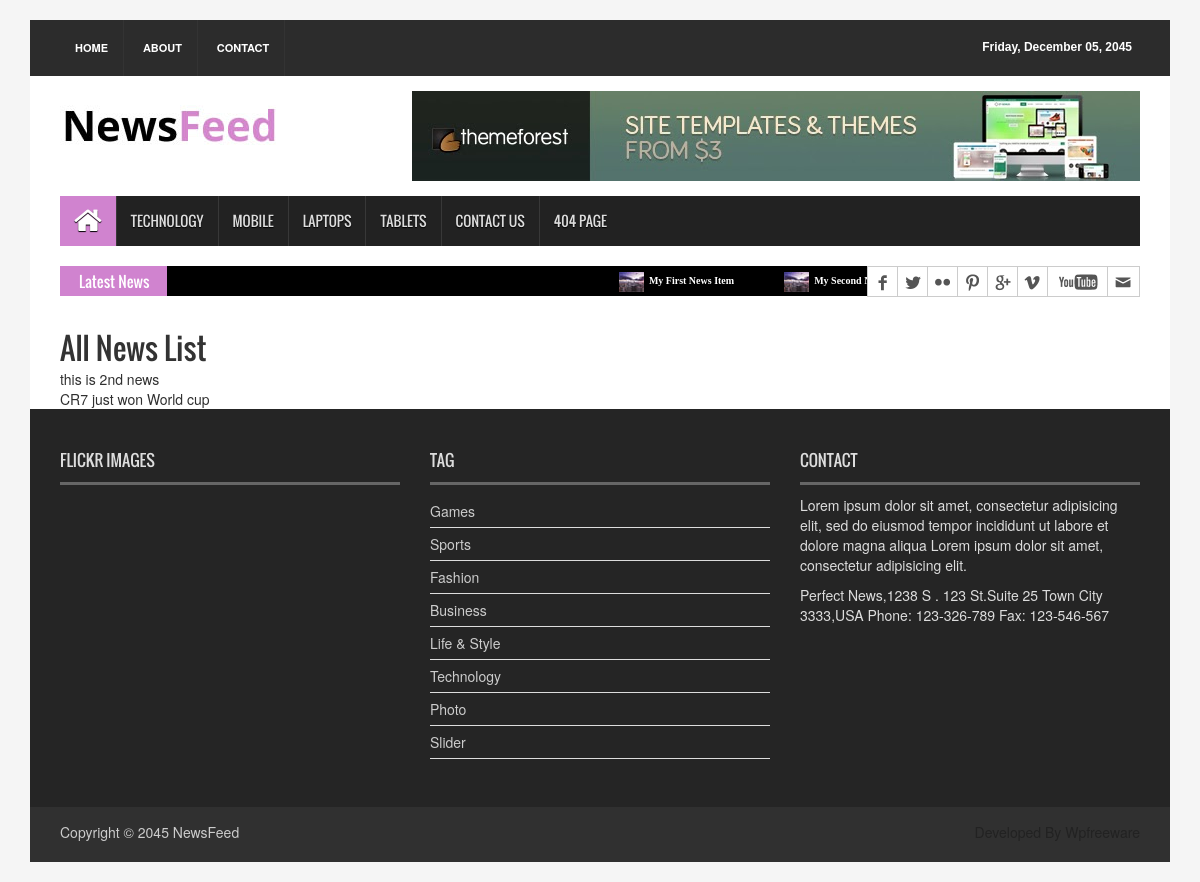
Before: /news/all/ with the older database file.
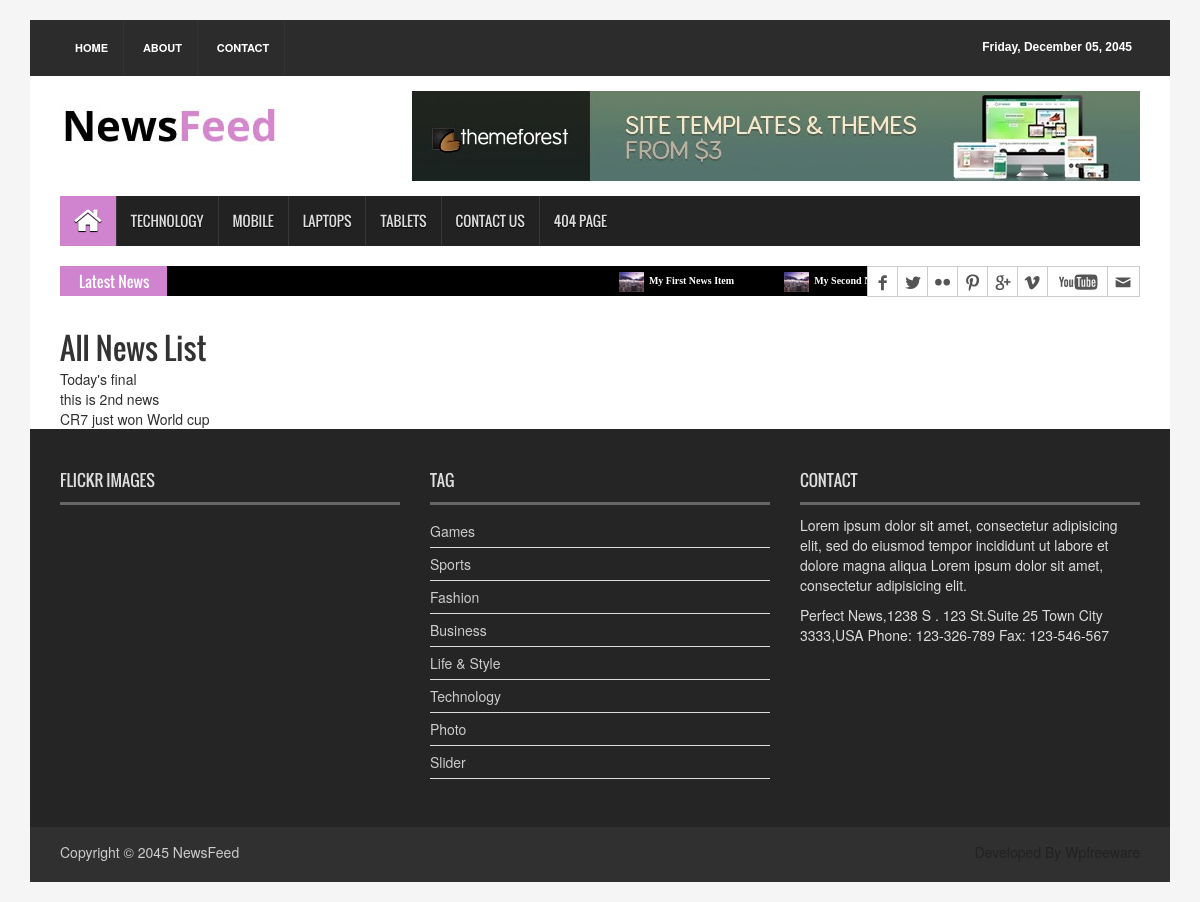
After: the same page with the newer database file.
### news_app/models.py (models this page shows, shortened)
class News(models.Model):
    class Status(models.TextChoices):
        Draft = "DF", "Draft"
        Published = "PB", "Published"
    title = models.CharField(max_length=250)
    slug = models.SlugField(max_length=250)
    body = models.TextField()
    image = models.ImageField(upload_to='news/images')
    category = models.ForeignKey(Category, on_delete=models.CASCADE)
    published_time = models.DateTimeField(default=timezone.now )
    created_time = models.DateTimeField(auto_now_add=True)
    updated_time = models.DateTimeField(auto_now=True)
    status = models.CharField(
        max_length=2,
        choices=Status.choices,
        default=Status.Draft
        )
    objects = models.Manager()
    published = PublishedManager()
    class Meta:
        ordering = ['-published_time']

### news_app/views.py (the view)
# urls.py: path("news/all/", NewsListView.as_view(), name='all_news_list'),
class NewsListView(ListView):
    model = News
    template_name = 'news/news_list.html'

### templates/news/news_list.html (shortened to what this page needs)
{% extends "news/base.html" %}
{% block content %}
<section id="contentSection">
  <div class="row">
    <div class="col-lg-8 col-md-8 col-sm-8">
      <div class="left_content">
        <h2>All News List</h2>
        <ul>
          {% for item in object_list %}
          <li><a href="{% url 'news_list_detail' item.pk %}">{{ item.title }}</a></li>
          {% empty %}
          <li>No news yet.</li>
          {% endfor %}
        </ul>
      </div>
    </div>
  </div>
</section>
{% endblock content %}

### templates/news/base.html (shortened to what this page needs)
{% load static %}
<!DOCTYPE html>
<html>
  <head>
    <link
      rel="stylesheet"
      type="text/css"
      href="{% static 'css/bootstrap.min.css' %}"
    />
    <link
      rel="stylesheet"
      type="text/css"
      href="{% static 'css/font-awesome.min.css' %}"
    />
    <link
      rel="stylesheet"
      type="text/css"
      href="{% static 'css/animate.css' %}"
    />
    <link rel="stylesheet" type="text/css" href="{% static 'css/font.css' %}" />
    <link
      rel="stylesheet"
      type="text/css"
      href="{% static 'css/li-scroller.css' %}"
    />
    <link
      rel="stylesheet"
      type="text/css"
      href="{% static 'css/slick.css' %}"
    />
    <link
      rel="stylesheet"
      type="text/css"
      href="{% static 'css/jquery.fancybox.css' %}"
    />
    <link
      rel="stylesheet"
      type="text/css"
      href="{% static 'css/theme.css' %}"
    />
    <link
      rel="stylesheet"
      type="text/css"
      href="{% static 'css/style.css' %}"
    />
  </head>
  <body>
    <div class="container">
      <header id="header">
        <div class="row">
          <div class="col-lg-12 col-md-12 col-sm-12">
            <div class="header_top">
              <div class="header_top_left">
                <ul class="top_nav">
                  <li><a href="{% url 'homepage' %}">Home</a></li>
                  <li><a href="#">About</a></li>
                  <li><a href="{% url 'contact' %}">Contact</a></li>
                </ul>
              </div>
              <div class="header_top_right">
                <p>Friday, December 05, 2045</p>
              </div>
            </div>
          </div>
          <div class="col-lg-12 col-md-12 col-sm-12">
            <div class="header_bottom">
              <div class="logo_area">
                <a href="{% url 'homepage' %}" class="logo"
                  ><img src="{% static 'images/logo.jpg' %}" alt=""
                /></a>
              </div>
              <div class="add_banner">
                <a href="#"
                  ><img
                    src="{% static 'images/addbanner_728x90_V1.jpg' %}"
                    alt=""
                /></a>
              </div>
            </div>
          </div>
        </div>
      </header>
      <section id="navArea">
        <nav class="navbar navbar-inverse" role="navigation">
          <div id="navbar" class="navbar-collapse collapse">
            <ul class="nav navbar-nav main_nav">
              <li class="active">
                <a href="{% url 'homepage' %}"
                  ><span class="fa fa-home desktop-home"></span
                  ><span class="mobile-show">Home</span></a
                >
              </li>
              <li><a href="#">Technology</a></li>
              <li class="dropdown">
                <a
                  href="#"
                  class="dropdown-toggle"
                  data-toggle="dropdown"
                  role="button"
                  aria-expanded="false"
                  >Mobile</a
                >
              </li>
              <li><a href="#">Laptops</a></li>
              <li><a href="#">Tablets</a></li>
              <li><a href="{% url 'contact' %}">Contact Us</a></li>
              <li><a href="{% url 'page_404' %}">404 Page</a></li>
            </ul>
          </div>
        </nav>
      </section>
      <section id="newsSection">
        <div class="row">
          <div class="col-lg-12 col-md-12">
            <div class="latest_newsarea">
              <span>Latest News</span>
              <ul id="ticker01" class="news_sticker">
                <li>
                  <a href="#"
                    ><img
                      src="{% static 'images/news_thumbnail3.jpg' %}"
                      alt=""
                    />My First News Item</a
                  >
                </li>
                <li>
                  <a href="#"
                    ><img
                      src="{% static 'images/news_thumbnail3.jpg' %}"
                      alt=""
                    />My Second News Item</a
                  >
                </li>
                <li>
                  <a href="#"
                    ><img
                    />My Third News Item</a
                  >
                </li>
                <li>
                  <a href="#"
                    ><img
                    />My Four News Item</a
                  >
                </li>
              </ul>
              <div class="social_area">
                <ul class="social_nav">
                  <li class="facebook"><a href="#"></a></li>
                  <li class="twitter"><a href="#"></a></li>
                  <li class="flickr"><a href="#"></a></li>
                  <li class="pinterest"><a href="#"></a></li>
                  <li class="googleplus"><a href="#"></a></li>
                  <li class="vimeo"><a href="#"></a></li>
                  <li class="youtube"><a href="#"></a></li>
                  <li class="mail"><a href="#"></a></li>
                </ul>
              </div>
            </div>
          </div>
        </div>
      </section>
      {% block content %} {% endblock content %}
      <footer id="footer">
        <div class="footer_top">
          <div class="row">
            <div class="col-lg-4 col-md-4 col-sm-4">
              <div class="footer_widget wow fadeInLeftBig">
                <h2>Flickr Images</h2>
              </div>
            </div>
            <div class="col-lg-4 col-md-4 col-sm-4">
              <div class="footer_widget wow fadeInDown">
                <h2>Tag</h2>
                <ul class="tag_nav">
                  <li><a href="#">Games</a></li>
                  <li><a href="#">Sports</a></li>
                  <li><a href="#">Fashion</a></li>
                  <li><a href="#">Business</a></li>
                  <li><a href="#">Life &amp; Style</a></li>
                  <li><a href="#">Technology</a></li>
                  <li><a href="#">Photo</a></li>
                  <li><a href="#">Slider</a></li>
                </ul>
              </div>
            </div>
            <div class="col-lg-4 col-md-4 col-sm-4">
              <div class="footer_widget wow fadeInRightBig">
                <h2>Contact</h2>
                <p>
                  Lorem ipsum dolor sit amet, consectetur adipisicing elit, sed
                  do eiusmod tempor incididunt ut labore et dolore magna aliqua
                  Lorem ipsum dolor sit amet, consectetur adipisicing elit.
                </p>
                <address>
                  Perfect News,1238 S . 123 St.Suite 25 Town City 3333,USA
                  Phone: 123-326-789 Fax: 123-546-567
                </address>
              </div>
            </div>
          </div>
        </div>
        <div class="footer_bottom">
          <p class="copyright">
            Copyright &copy; 2045 <a href="{% url 'homepage' %}">NewsFeed</a>
          </p>
          <p class="developer">Developed By Wpfreeware</p>
        </div>
      </footer>
    </div>
  </body>
</html>

### static/css/li-scroller.css (style rules this page uses)
ul.newsticker { position:relative; left:750px; font:bold 10px Verdana; list-style-type:none; margin:0; padding:0 }
ul.newsticker li { float:left; margin:0; padding:0 }
ul.newsticker a { white-space:nowrap; padding:0; color:#fff; margin:0 50px 0 0 }
ul.newsticker a > img { height:20px; margin-right:5px; width:25px }

### static/css/theme.css (style rules this page uses)
.navbar-inverse .navbar-nav > .active > a, .navbar-inverse .navbar-nav > .active > a:hover, .navbar-inverse .navbar-nav > .active > a:focus { background-color:#d083cf }
.latest_newsarea span { background:none repeat scroll 0 0 #d083cf }

Changed rows visible on the page:
added News: title "Today's final"
